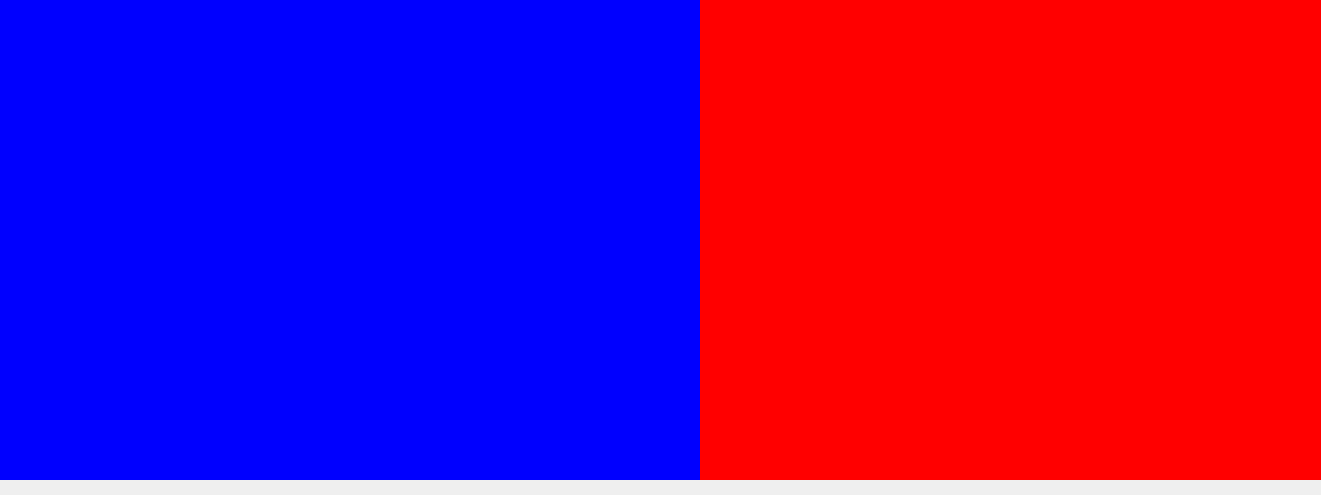
<?xml version="1.0" encoding="UTF-8"?>
<ui version="4.0">
 <class>example</class>
 <widget class="QMainWindow" name="example">
  <property name="geometry">
   <rect>
    <x>0</x>
    <y>0</y>
    <width>1321</width>
    <height>495</height>
   </rect>
  </property>
  <property name="windowTitle">
   <string/>
  </property>
  <widget class="QWidget" name="centralwidget">
   <property name="styleSheet">
    <string notr="true"/>
   </property>
   <widget class="QWidget" name="page1" native="true">
    <property name="geometry">
     <rect>
      <x>0</x>
      <y>0</y>
      <width>700</width>
      <height>480</height>
     </rect>
    </property>
    <property name="autoFillBackground">
     <bool>false</bool>
    </property>
    <property name="styleSheet">
     <string notr="true">background-color: #0000ff;</string>
    </property>
   </widget>
   <widget class="QWidget" name="page2" native="true">
    <property name="geometry">
     <rect>
      <x>700</x>
      <y>0</y>
      <width>700</width>
      <height>480</height>
     </rect>
    </property>
    <property name="autoFillBackground">
     <bool>false</bool>
    </property>
    <property name="styleSheet">
     <string notr="true">background-color: #ff0000;</string>
    </property>
   </widget>
  </widget>
 </widget>
 <resources/>
 <connections/>
</ui>
